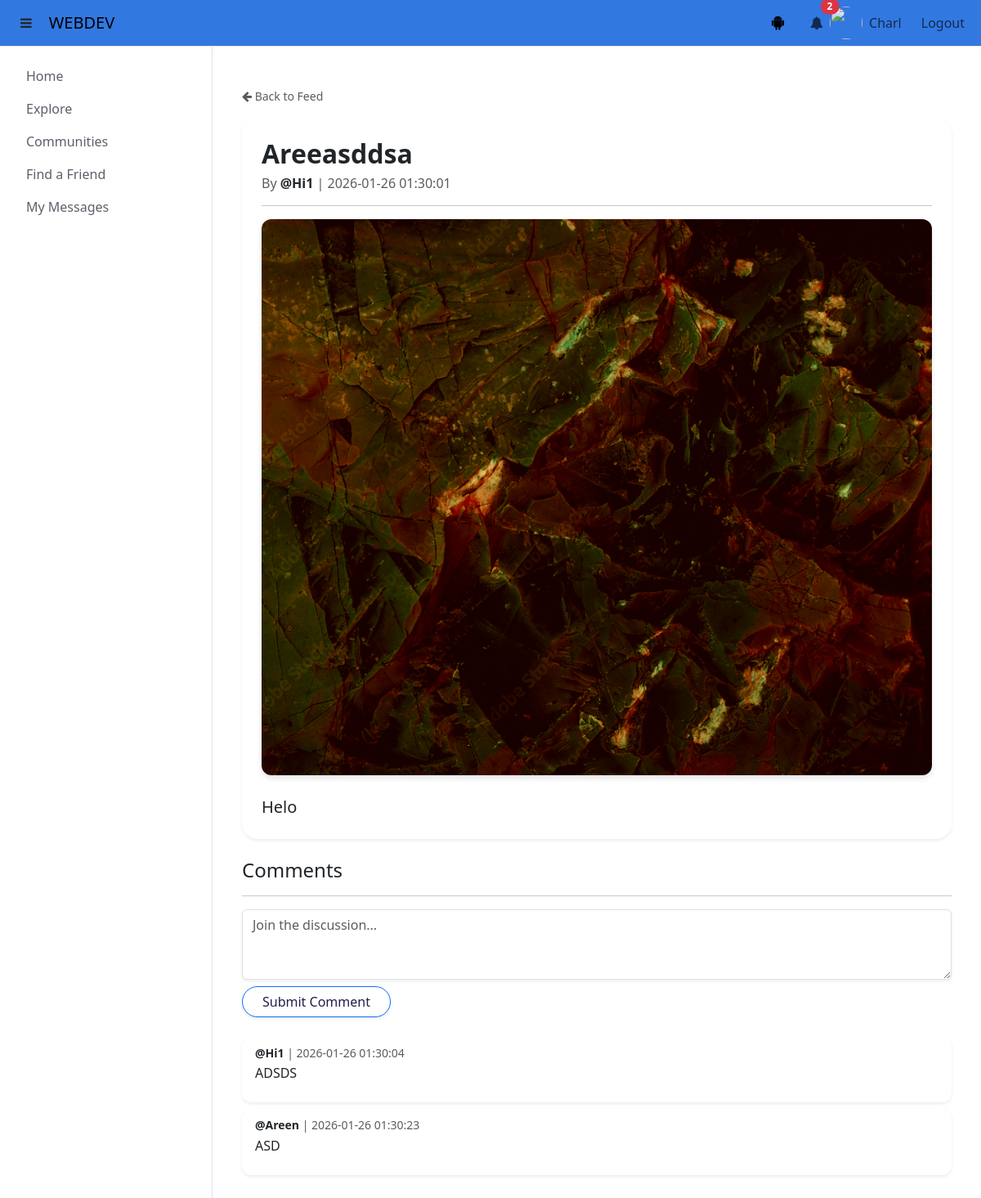
/post/11 (signed in), run on the app's committed database.
### tables this page shows
CREATE TABLE posts (
            post_id INTEGER PRIMARY KEY AUTOINCREMENT,
            user_id INTEGER NOT NULL,
            community_id INTEGER NOT NULL,
            title TEXT NOT NULL,
            content TEXT,
            created_at DATETIME DEFAULT CURRENT_TIMESTAMP, image_url TEXT, post_type TEXT DEFAULT 'general',
            FOREIGN KEY(user_id) REFERENCES users(user_id) ON DELETE CASCADE,
            FOREIGN KEY(community_id) REFERENCES communities(community_id) ON DELETE CASCADE
        );

CREATE TABLE users (
            user_id INTEGER PRIMARY KEY AUTOINCREMENT,
            username TEXT UNIQUE NOT NULL,
            password TEXT NOT NULL,
            email TEXT NOT NULL,
            phone TEXT NOT NULL,
            age INT NOT NULL
        , public_key TEXT);

CREATE TABLE comments (
            comment_id INTEGER PRIMARY KEY AUTOINCREMENT,
            post_id INTEGER NOT NULL,
            user_id INTEGER NOT NULL,
            content TEXT NOT NULL,
            created_at DATETIME DEFAULT CURRENT_TIMESTAMP,
            FOREIGN KEY(post_id) REFERENCES posts(post_id) ON DELETE CASCADE,
            FOREIGN KEY(user_id) REFERENCES users(user_id) ON DELETE CASCADE
        );

### main.py (the view, shortened to what this page needs)
@app.route('/post/<int:post_id>', methods=['GET', 'POST'])
def openpost(post_id):
    conn = get_db()
    username = session.get('username')
    post = conn.execute("""
        SELECT p.*,
               e.location, e.event_date, e.event_time, e.organiser_id,
               u.username AS creator_username,
               c.community_id, c.name AS community_name,
               org.username AS organiser_username
        FROM posts p
        JOIN users u ON p.user_id = u.user_id
        JOIN communities c ON p.community_id = c.community_id
        LEFT JOIN event_posts e ON p.post_id = e.post_id
        LEFT JOIN users org ON e.organiser_id = org.user_id
        WHERE p.post_id = ?
    """, (post_id,)).fetchone()
    if not post:
        return "Post not found.", 404
    post_dict = dict(post)
    post_dict['username'] = post_dict['organiser_username'] if post_dict['post_type'] == 'event' and post_dict['organiser_username'] else post_dict['creator_username']
    comments = conn.execute("""
        SELECT c.comment_id, c.content, c.created_at, u.username
        FROM comments c
        JOIN users u ON c.user_id = u.user_id
        WHERE c.post_id = ?
        ORDER BY c.created_at ASC
    """, (post_id,)).fetchall()
    is_registered = False
    if session.get('user_id') and post_dict['post_type'] == 'event':
        result = conn.execute("""
            SELECT 1 FROM event_registrations
            WHERE post_id = ? AND user_id = ?
        """, (post_id, session['user_id'])).fetchone()
        is_registered = bool(result)
    return render_template(
        'openpost.html',
        post=post_dict,
        comments=comments,
        is_registered=is_registered
    )

### helpers.py (called while the page is built)
def connect_db():
    sql = sqlite3.connect(DATABASE)
    sql.row_factory = sqlite3.Row
    sql.execute("PRAGMA foreign_keys = ON")
    return sql

def get_db():
    if not hasattr(g, 'sqlite3_db'):
        g.sqlite3_db = connect_db()
    return g.sqlite3_db

### main.py (called while the page is built)
def mention_to_link(text):
    if not text:
        return ""
    mention_pattern = r'@(\w+)'
    def replace_with_link(match):
        clean_username = match.group(1)
        conn = get_db()
        user_exists = conn.execute(
            "SELECT 1 FROM users WHERE username = ?", (clean_username,)
        ).fetchone()
        if user_exists:
            link = url_for('userprofile', username=clean_username)
            return f'<a href="{link}" class="text-primary text-decoration-none fw-bold">@{clean_username}</a>'
        return f'@{clean_username}'
    return re.sub(mention_pattern, replace_with_link, text)

### templates/openpost.html (shortened to what this page needs)
{% extends 'base.html' %}
{% block body %}
<div class="container mt-4">
    <div class="mb-3">
        <a href="{{ url_for('index') }}" class="text-decoration-none text-muted small">
            <i class="fa fa-arrow-left"></i> Back to Feed
        </a>
    </div>
    <div class="card mb-4 shadow-sm border-0">
        <div class="card-body p-4">
            <h2 class="card-title fw-bold">{{ post['title'] | mention | safe }}</h2>
            <h6 class="text-muted mb-3">
                By <a href="{{ url_for('userprofile', username=post['username']) }}" class="commenter-link">@{{ post['username'] }}</a>
                | {{ post['created_at'] }}
            </h6>
            <hr>
            {% if post['image_url'] %}
            <div class="post-image-container text-center mb-4">
                <img src="{{ post['image_url'] }}" class="post-image img-fluid">
            </div>
            {% endif %}
            <p class="card-text fs-5" style="white-space: pre-wrap;">{{ post['content'] | mention | safe }}</p>
        </div>
    </div>
    <h4>Comments</h4>
    <hr>
    {% if session.get('username') %}
    <form method="POST" class="mb-4">
        <div class="mb-2">
            <textarea name="content" class="form-control shadow-sm" rows="3" placeholder="Join the discussion..." required></textarea>
        </div>
        <button type="submit" class="btn btn-primary rounded-pill px-4 shadow-sm">Submit Comment</button>
    </form>
    {% endif %}
    <div id="commentsList">
        {% if comments %}
            {% for comment in comments %}
            <div class="card mb-2 shadow-sm comment-card border-0">
                <div class="card-body position-relative">
                    <h6 class="card-subtitle text-muted mb-1 small">
                        <a href="{{ url_for('userprofile', username=comment['username']) }}" class="commenter-link">@{{ comment['username'] }}</a>
                        | {{ comment['created_at'] }}
                    </h6>
                    <div class="card-text mb-2">{{ comment['content'] | mention | safe }}</div>
                </div>
            </div>
            {% endfor %}
        {% else %}
            <p class="text-muted italic px-2">No comments yet. Be the first to say something!</p>
        {% endif %}
    </div>
</div>
{% endblock %}

### static/main.css (style rules this page uses)
body { height: 100%; overflow-y: hidden; }
body { overflow-y: hidden; height: 100%; }
a { color: #5B616A; }
form button.btn[type="submit"], form input.btn[type="submit"] { background-color: #ffffff; color: rgb(32, 32, 74); }
div, .card { border-radius: 20px; }

### templates/openpost.html (style rules this page uses)
.comment-card { transition: all 0.3s ease; border-radius: 12px; }
.commenter-link { color: #212529 !important; font-weight: 600; text-decoration: none; }
.post-image { max-width: 100%; height: auto; border-radius: 12px; margin: 0 auto 15px; display: block; box-shadow: 0 4px 6px rgba(0,0,0,0.1); }

### data on the page
posts: title|mention "Areeasddsa", created_at "2026-01-26 01:30:01", image_url (picture), content|mention "Helo"
users: username "Hi1"
comments: username "Hi1", created_at "2026-01-26 01:30:04", content|mention "ADSDS"
comments: username "Areen", created_at "2026-01-26 01:30:23", content|mention "ASD"

### other printed values
{{ unread_count }} "2"
{{ username }} "Charl"
